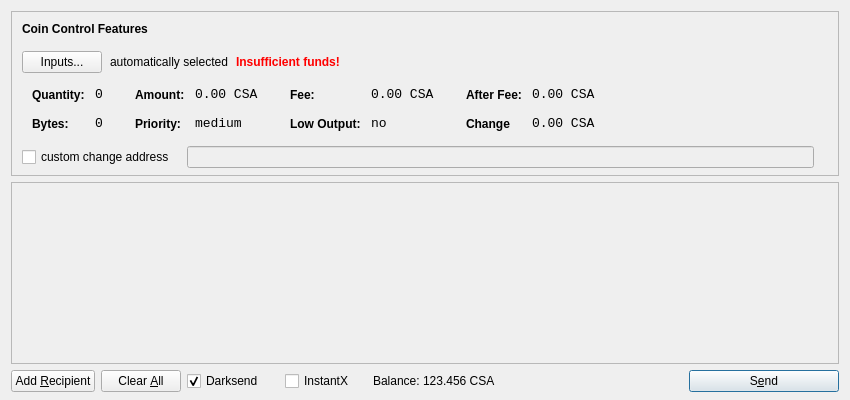
<?xml version="1.0" encoding="UTF-8"?>
<ui version="4.0">
 <class>SendCoinsDialog</class>
 <widget class="QDialog" name="SendCoinsDialog">
  <property name="geometry">
   <rect>
    <x>0</x>
    <y>0</y>
    <width>850</width>
    <height>400</height>
   </rect>
  </property>
  <property name="windowTitle">
   <string>Send Coins</string>
  </property>
  <layout class="QVBoxLayout" name="verticalLayout" stretch="0,1,0">
   <property name="bottomMargin">
    <number>8</number>
   </property>
   <item>
    <widget class="QFrame" name="frameCoinControl">
     <property name="sizePolicy">
      <sizepolicy hsizetype="Expanding" vsizetype="Expanding">
       <horstretch>0</horstretch>
       <verstretch>0</verstretch>
      </sizepolicy>
     </property>
     <property name="maximumSize">
      <size>
       <width>16777215</width>
       <height>16777215</height>
      </size>
     </property>
     <property name="frameShape">
      <enum>QFrame::StyledPanel</enum>
     </property>
     <property name="frameShadow">
      <enum>QFrame::Sunken</enum>
     </property>
     <layout class="QVBoxLayout" name="verticalLayoutCoinControl2">
      <property name="spacing">
       <number>-1</number>
      </property>
      <property name="leftMargin">
       <number>0</number>
      </property>
      <property name="topMargin">
       <number>0</number>
      </property>
      <property name="rightMargin">
       <number>0</number>
      </property>
      <property name="bottomMargin">
       <number>6</number>
      </property>
      <item>
       <layout class="QVBoxLayout" name="verticalLayoutCoinControl" stretch="0,0,0,0,1">
        <property name="spacing">
         <number>0</number>
        </property>
        <property name="leftMargin">
         <number>10</number>
        </property>
        <property name="topMargin">
         <number>10</number>
        </property>
        <item>
         <layout class="QHBoxLayout" name="horizontalLayoutCoinControl1">
          <property name="bottomMargin">
           <number>15</number>
          </property>
          <item>
           <widget class="QLabel" name="labelCoinControlFeatures">
            <property name="sizePolicy">
             <sizepolicy hsizetype="Preferred" vsizetype="Maximum">
              <horstretch>0</horstretch>
              <verstretch>0</verstretch>
             </sizepolicy>
            </property>
            <property name="font">
             <font>
              <weight>75</weight>
              <bold>true</bold>
             </font>
            </property>
            <property name="styleSheet">
             <string notr="true">font-weight:bold;</string>
            </property>
            <property name="text">
             <string>Coin Control Features</string>
            </property>
           </widget>
          </item>
         </layout>
        </item>
        <item>
         <layout class="QHBoxLayout" name="horizontalLayoutCoinControl2" stretch="0,0,0,0">
          <property name="spacing">
           <number>8</number>
          </property>
          <property name="bottomMargin">
           <number>10</number>
          </property>
          <item>
           <widget class="QPushButton" name="pushButtonCoinControl">
            <property name="styleSheet">
             <string notr="true"/>
            </property>
            <property name="text">
             <string>Inputs...</string>
            </property>
           </widget>
          </item>
          <item>
           <widget class="QLabel" name="labelCoinControlAutomaticallySelected">
            <property name="text">
             <string>automatically selected</string>
            </property>
            <property name="margin">
             <number>5</number>
            </property>
           </widget>
          </item>
          <item>
           <widget class="QLabel" name="labelCoinControlInsuffFunds">
            <property name="font">
             <font>
              <weight>75</weight>
              <bold>true</bold>
             </font>
            </property>
            <property name="styleSheet">
             <string notr="true">color:red;font-weight:bold;</string>
            </property>
            <property name="text">
             <string>Insufficient funds!</string>
            </property>
            <property name="margin">
             <number>5</number>
            </property>
           </widget>
          </item>
          <item>
           <spacer name="horizontalSpacerCoinControl">
            <property name="orientation">
             <enum>Qt::Horizontal</enum>
            </property>
            <property name="sizeHint" stdset="0">
             <size>
              <width>40</width>
              <height>1</height>
             </size>
            </property>
           </spacer>
          </item>
         </layout>
        </item>
        <item>
         <widget class="QWidget" name="widgetCoinControl" native="true">
          <property name="sizePolicy">
           <sizepolicy hsizetype="Preferred" vsizetype="Preferred">
            <horstretch>0</horstretch>
            <verstretch>0</verstretch>
           </sizepolicy>
          </property>
          <property name="minimumSize">
           <size>
            <width>0</width>
            <height>0</height>
           </size>
          </property>
          <property name="styleSheet">
           <string notr="true"/>
          </property>
          <layout class="QHBoxLayout" name="horizontalLayoutCoinControl5">
           <property name="margin">
            <number>0</number>
           </property>
           <item>
            <layout class="QHBoxLayout" name="horizontalLayoutCoinControl3" stretch="0,0,0,1">
             <property name="spacing">
              <number>20</number>
             </property>
             <property name="topMargin">
              <number>0</number>
             </property>
             <property name="bottomMargin">
              <number>10</number>
             </property>
             <item>
              <layout class="QFormLayout" name="formLayoutCoinControl1">
               <property name="horizontalSpacing">
                <number>10</number>
               </property>
               <property name="verticalSpacing">
                <number>14</number>
               </property>
               <property name="leftMargin">
                <number>10</number>
               </property>
               <property name="topMargin">
                <number>4</number>
               </property>
               <property name="rightMargin">
                <number>6</number>
               </property>
               <item row="0" column="0">
                <widget class="QLabel" name="labelCoinControlQuantityText">
                 <property name="styleSheet">
                  <string notr="true">font-weight:bold;</string>
                 </property>
                 <property name="text">
                  <string>Quantity:</string>
                 </property>
                 <property name="margin">
                  <number>0</number>
                 </property>
                </widget>
               </item>
               <item row="0" column="1">
                <widget class="QLabel" name="labelCoinControlQuantity">
                 <property name="font">
                  <font>
                   <family>Monospace</family>
                   <pointsize>10</pointsize>
                  </font>
                 </property>
                 <property name="cursor">
                  <cursorShape>IBeamCursor</cursorShape>
                 </property>
                 <property name="contextMenuPolicy">
                  <enum>Qt::ActionsContextMenu</enum>
                 </property>
                 <property name="text">
                  <string>0</string>
                 </property>
                 <property name="margin">
                  <number>0</number>
                 </property>
                 <property name="textInteractionFlags">
                  <set>Qt::LinksAccessibleByMouse|Qt::TextSelectableByKeyboard|Qt::TextSelectableByMouse</set>
                 </property>
                </widget>
               </item>
               <item row="1" column="0">
                <widget class="QLabel" name="labelCoinControlBytesText">
                 <property name="styleSheet">
                  <string notr="true">font-weight:bold;</string>
                 </property>
                 <property name="text">
                  <string>Bytes:</string>
                 </property>
                </widget>
               </item>
               <item row="1" column="1">
                <widget class="QLabel" name="labelCoinControlBytes">
                 <property name="font">
                  <font>
                   <family>Monospace</family>
                   <pointsize>10</pointsize>
                  </font>
                 </property>
                 <property name="cursor">
                  <cursorShape>IBeamCursor</cursorShape>
                 </property>
                 <property name="contextMenuPolicy">
                  <enum>Qt::ActionsContextMenu</enum>
                 </property>
                 <property name="text">
                  <string>0</string>
                 </property>
                 <property name="textInteractionFlags">
                  <set>Qt::LinksAccessibleByMouse|Qt::TextSelectableByKeyboard|Qt::TextSelectableByMouse</set>
                 </property>
                </widget>
               </item>
              </layout>
             </item>
             <item>
              <layout class="QFormLayout" name="formLayoutCoinControl2">
               <property name="horizontalSpacing">
                <number>10</number>
               </property>
               <property name="verticalSpacing">
                <number>14</number>
               </property>
               <property name="leftMargin">
                <number>6</number>
               </property>
               <property name="topMargin">
                <number>4</number>
               </property>
               <property name="rightMargin">
                <number>6</number>
               </property>
               <item row="0" column="0">
                <widget class="QLabel" name="labelCoinControlAmountText">
                 <property name="styleSheet">
                  <string notr="true">font-weight:bold;</string>
                 </property>
                 <property name="text">
                  <string>Amount:</string>
                 </property>
                 <property name="margin">
                  <number>0</number>
                 </property>
                </widget>
               </item>
               <item row="0" column="1">
                <widget class="QLabel" name="labelCoinControlAmount">
                 <property name="font">
                  <font>
                   <family>Monospace</family>
                   <pointsize>10</pointsize>
                  </font>
                 </property>
                 <property name="cursor">
                  <cursorShape>IBeamCursor</cursorShape>
                 </property>
                 <property name="contextMenuPolicy">
                  <enum>Qt::ActionsContextMenu</enum>
                 </property>
                 <property name="text">
                  <string>0.00 CSA</string>
                 </property>
                 <property name="textInteractionFlags">
                  <set>Qt::LinksAccessibleByMouse|Qt::TextSelectableByKeyboard|Qt::TextSelectableByMouse</set>
                 </property>
                </widget>
               </item>
               <item row="1" column="0">
                <widget class="QLabel" name="labelCoinControlPriorityText">
                 <property name="styleSheet">
                  <string notr="true">font-weight:bold;</string>
                 </property>
                 <property name="text">
                  <string>Priority:</string>
                 </property>
                </widget>
               </item>
               <item row="1" column="1">
                <widget class="QLabel" name="labelCoinControlPriority">
                 <property name="font">
                  <font>
                   <family>Monospace</family>
                   <pointsize>10</pointsize>
                  </font>
                 </property>
                 <property name="cursor">
                  <cursorShape>IBeamCursor</cursorShape>
                 </property>
                 <property name="contextMenuPolicy">
                  <enum>Qt::ActionsContextMenu</enum>
                 </property>
                 <property name="text">
                  <string>medium</string>
                 </property>
                 <property name="textInteractionFlags">
                  <set>Qt::LinksAccessibleByMouse|Qt::TextSelectableByKeyboard|Qt::TextSelectableByMouse</set>
                 </property>
                </widget>
               </item>
              </layout>
             </item>
             <item>
              <layout class="QFormLayout" name="formLayoutCoinControl3">
               <property name="horizontalSpacing">
                <number>10</number>
               </property>
               <property name="verticalSpacing">
                <number>14</number>
               </property>
               <property name="leftMargin">
                <number>6</number>
               </property>
               <property name="topMargin">
                <number>4</number>
               </property>
               <property name="rightMargin">
                <number>6</number>
               </property>
               <item row="0" column="0">
                <widget class="QLabel" name="labelCoinControlFeeText">
                 <property name="styleSheet">
                  <string notr="true">font-weight:bold;</string>
                 </property>
                 <property name="text">
                  <string>Fee:</string>
                 </property>
                 <property name="margin">
                  <number>0</number>
                 </property>
                </widget>
               </item>
               <item row="0" column="1">
                <widget class="QLabel" name="labelCoinControlFee">
                 <property name="font">
                  <font>
                   <family>Monospace</family>
                   <pointsize>10</pointsize>
                  </font>
                 </property>
                 <property name="cursor">
                  <cursorShape>IBeamCursor</cursorShape>
                 </property>
                 <property name="contextMenuPolicy">
                  <enum>Qt::ActionsContextMenu</enum>
                 </property>
                 <property name="text">
                  <string>0.00 CSA</string>
                 </property>
                 <property name="textInteractionFlags">
                  <set>Qt::LinksAccessibleByMouse|Qt::TextSelectableByKeyboard|Qt::TextSelectableByMouse</set>
                 </property>
                </widget>
               </item>
               <item row="1" column="0">
                <widget class="QLabel" name="labelCoinControlLowOutputText">
                 <property name="styleSheet">
                  <string notr="true">font-weight:bold;</string>
                 </property>
                 <property name="text">
                  <string>Low Output:</string>
                 </property>
                </widget>
               </item>
               <item row="1" column="1">
                <widget class="QLabel" name="labelCoinControlLowOutput">
                 <property name="font">
                  <font>
                   <family>Monospace</family>
                   <pointsize>10</pointsize>
                  </font>
                 </property>
                 <property name="cursor">
                  <cursorShape>IBeamCursor</cursorShape>
                 </property>
                 <property name="contextMenuPolicy">
                  <enum>Qt::ActionsContextMenu</enum>
                 </property>
                 <property name="text">
                  <string>no</string>
                 </property>
                 <property name="textInteractionFlags">
                  <set>Qt::LinksAccessibleByMouse|Qt::TextSelectableByKeyboard|Qt::TextSelectableByMouse</set>
                 </property>
                </widget>
               </item>
              </layout>
             </item>
             <item>
              <layout class="QFormLayout" name="formLayoutCoinControl4">
               <property name="horizontalSpacing">
                <number>10</number>
               </property>
               <property name="verticalSpacing">
                <number>14</number>
               </property>
               <property name="leftMargin">
                <number>6</number>
               </property>
               <property name="topMargin">
                <number>4</number>
               </property>
               <property name="rightMargin">
                <number>6</number>
               </property>
               <item row="0" column="0">
                <widget class="QLabel" name="labelCoinControlAfterFeeText">
                 <property name="styleSheet">
                  <string notr="true">font-weight:bold;</string>
                 </property>
                 <property name="text">
                  <string>After Fee:</string>
                 </property>
                 <property name="margin">
                  <number>0</number>
                 </property>
                </widget>
               </item>
               <item row="0" column="1">
                <widget class="QLabel" name="labelCoinControlAfterFee">
                 <property name="font">
                  <font>
                   <family>Monospace</family>
                   <pointsize>10</pointsize>
                  </font>
                 </property>
                 <property name="cursor">
                  <cursorShape>IBeamCursor</cursorShape>
                 </property>
                 <property name="contextMenuPolicy">
                  <enum>Qt::ActionsContextMenu</enum>
                 </property>
                 <property name="text">
                  <string>0.00 CSA</string>
                 </property>
                 <property name="textInteractionFlags">
                  <set>Qt::LinksAccessibleByMouse|Qt::TextSelectableByKeyboard|Qt::TextSelectableByMouse</set>
                 </property>
                </widget>
               </item>
               <item row="1" column="0">
                <widget class="QLabel" name="labelCoinControlChangeText">
                 <property name="styleSheet">
                  <string notr="true">font-weight:bold;</string>
                 </property>
                 <property name="text">
                  <string>Change</string>
                 </property>
                </widget>
               </item>
               <item row="1" column="1">
                <widget class="QLabel" name="labelCoinControlChange">
                 <property name="font">
                  <font>
                   <family>Monospace</family>
                   <pointsize>10</pointsize>
                  </font>
                 </property>
                 <property name="cursor">
                  <cursorShape>IBeamCursor</cursorShape>
                 </property>
                 <property name="contextMenuPolicy">
                  <enum>Qt::ActionsContextMenu</enum>
                 </property>
                 <property name="text">
                  <string>0.00 CSA</string>
                 </property>
                 <property name="textInteractionFlags">
                  <set>Qt::LinksAccessibleByMouse|Qt::TextSelectableByKeyboard|Qt::TextSelectableByMouse</set>
                 </property>
                </widget>
               </item>
              </layout>
             </item>
            </layout>
           </item>
          </layout>
         </widget>
        </item>
        <item>
         <layout class="QHBoxLayout" name="horizontalLayoutCoinControl4" stretch="0,0,0">
          <property name="spacing">
           <number>12</number>
          </property>
          <property name="sizeConstraint">
           <enum>QLayout::SetDefaultConstraint</enum>
          </property>
          <property name="topMargin">
           <number>5</number>
          </property>
          <property name="rightMargin">
           <number>5</number>
          </property>
          <item>
           <widget class="QCheckBox" name="checkBoxCoinControlChange">
            <property name="text">
             <string>custom change address</string>
            </property>
           </widget>
          </item>
          <item>
           <widget class="QLineEdit" name="lineEditCoinControlChange">
            <property name="enabled">
             <bool>false</bool>
            </property>
            <property name="sizePolicy">
             <sizepolicy hsizetype="Expanding" vsizetype="Fixed">
              <horstretch>0</horstretch>
              <verstretch>0</verstretch>
             </sizepolicy>
            </property>
           </widget>
          </item>
          <item>
           <widget class="QLabel" name="labelCoinControlChangeLabel">
            <property name="sizePolicy">
             <sizepolicy hsizetype="Preferred" vsizetype="Expanding">
              <horstretch>0</horstretch>
              <verstretch>0</verstretch>
             </sizepolicy>
            </property>
            <property name="minimumSize">
             <size>
              <width>0</width>
              <height>0</height>
             </size>
            </property>
            <property name="text">
             <string/>
            </property>
            <property name="margin">
             <number>3</number>
            </property>
           </widget>
          </item>
         </layout>
        </item>
        <item>
         <spacer name="verticalSpacerCoinControl">
          <property name="orientation">
           <enum>Qt::Vertical</enum>
          </property>
          <property name="sizeHint" stdset="0">
           <size>
            <width>800</width>
            <height>1</height>
           </size>
          </property>
         </spacer>
        </item>
       </layout>
      </item>
     </layout>
    </widget>
   </item>
   <item>
    <widget class="QScrollArea" name="scrollArea">
     <property name="widgetResizable">
      <bool>true</bool>
     </property>
     <widget class="QWidget" name="scrollAreaWidgetContents">
      <property name="geometry">
       <rect>
        <x>0</x>
        <y>0</y>
        <width>830</width>
        <height>165</height>
       </rect>
      </property>
      <layout class="QVBoxLayout" name="verticalLayout_2">
       <property name="margin">
        <number>0</number>
       </property>
       <item>
        <layout class="QVBoxLayout" name="entries">
         <property name="spacing">
          <number>6</number>
         </property>
        </layout>
       </item>
       <item>
        <spacer name="verticalSpacer">
         <property name="orientation">
          <enum>Qt::Vertical</enum>
         </property>
         <property name="sizeHint" stdset="0">
          <size>
           <width>20</width>
           <height>40</height>
          </size>
         </property>
        </spacer>
       </item>
      </layout>
     </widget>
    </widget>
   </item>
   <item>
    <layout class="QHBoxLayout" name="horizontalLayout">
     <item>
      <widget class="QPushButton" name="addButton">
       <property name="toolTip">
        <string>Send to multiple recipients at once</string>
       </property>
       <property name="text">
        <string>Add &amp;Recipient</string>
       </property>
       <property name="autoDefault">
        <bool>false</bool>
       </property>
      </widget>
     </item>
     <item>
      <widget class="QPushButton" name="clearButton">
       <property name="sizePolicy">
        <sizepolicy hsizetype="Minimum" vsizetype="Fixed">
         <horstretch>0</horstretch>
         <verstretch>0</verstretch>
        </sizepolicy>
       </property>
       <property name="toolTip">
        <string>Remove all transaction fields</string>
       </property>
       <property name="text">
        <string>Clear &amp;All</string>
       </property>
       <property name="autoRepeatDelay">
        <number>300</number>
       </property>
       <property name="autoDefault">
        <bool>false</bool>
       </property>
      </widget>
     </item>
     <item>
      <layout class="QHBoxLayout" name="horizontalLayout_2">
       <property name="spacing">
        <number>3</number>
       </property>
        <item>
        <widget class="QCheckBox" name="checkUseDarksend">
         <property name="minimumSize">
          <size>
           <width>95</width>
           <height>0</height>
          </size>
         </property>
         <property name="text">
          <string>Darksend</string>
         </property>
         <property name="checked">
          <bool>true</bool>
         </property>
        </widget>
       </item>
       <item>
        <widget class="QCheckBox" name="checkInstantX">
         <property name="enabled">
          <bool>true</bool>
         </property>
         <property name="minimumSize">
          <size>
           <width>85</width>
           <height>0</height>
          </size>
         </property>
         <property name="text">
          <string>InstantX</string>
         </property>
        </widget>
       </item>
       <item>
        <widget class="QLabel" name="label">
         <property name="sizePolicy">
          <sizepolicy hsizetype="Preferred" vsizetype="Fixed">
           <horstretch>0</horstretch>
           <verstretch>0</verstretch>
          </sizepolicy>
         </property>
         <property name="text">
          <string>Balance:</string>
         </property>
        </widget>
       </item>
       <item>
        <widget class="QLabel" name="labelBalance">
         <property name="sizePolicy">
          <sizepolicy hsizetype="Preferred" vsizetype="Fixed">
           <horstretch>0</horstretch>
           <verstretch>0</verstretch>
          </sizepolicy>
         </property>
         <property name="cursor">
          <cursorShape>IBeamCursor</cursorShape>
         </property>
         <property name="text">
          <string>123.456 CSA</string>
         </property>
         <property name="textInteractionFlags">
          <set>Qt::LinksAccessibleByMouse|Qt::TextSelectableByKeyboard|Qt::TextSelectableByMouse</set>
         </property>
        </widget>
       </item>
      </layout>
     </item>
     <item>
      <spacer name="horizontalSpacer">
       <property name="orientation">
        <enum>Qt::Horizontal</enum>
       </property>
       <property name="sizeHint" stdset="0">
        <size>
         <width>40</width>
         <height>20</height>
        </size>
       </property>
      </spacer>
     </item>
     <item>
      <widget class="QPushButton" name="sendButton">
       <property name="minimumSize">
        <size>
         <width>150</width>
         <height>0</height>
        </size>
       </property>
       <property name="toolTip">
        <string>Confirm the send action</string>
       </property>
       <property name="text">
        <string>S&amp;end</string>
       </property>
       <property name="icon">
        <iconset resource="../bitcoin.qrc">
         <normaloff>:/icons/send</normaloff>:/icons/send</iconset>
       </property>
       <property name="default">
        <bool>true</bool>
       </property>
      </widget>
     </item>
    </layout>
   </item>
  </layout>
 </widget>
 <resources>
  <include location="../bitcoin.qrc"/>
 </resources>
 <connections/>
</ui>
